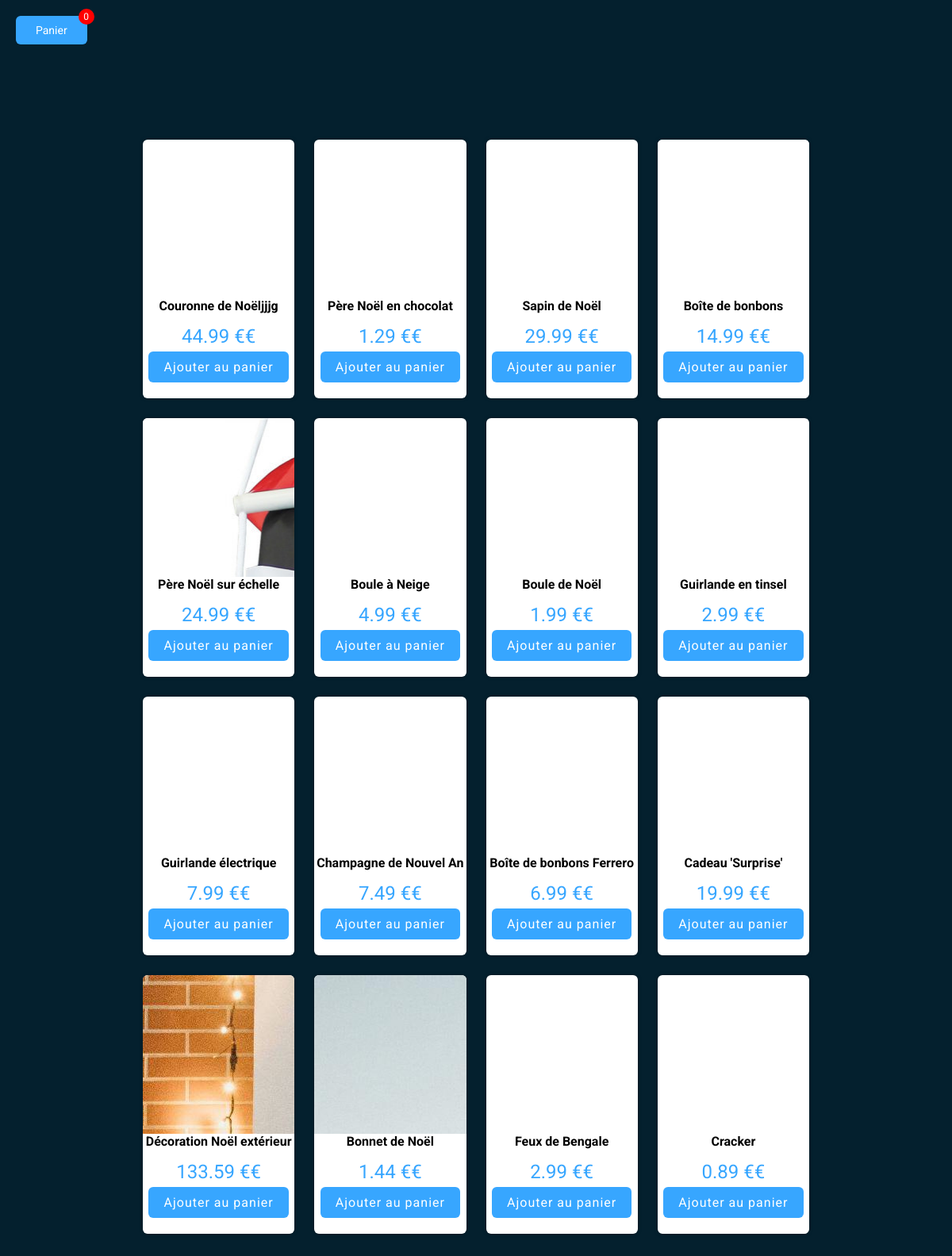
The page / on the database its author committed.
### tables this page shows
CREATE TABLE `goods` (
  `id` int(11) NOT NULL,
  `name` varchar(255) NOT NULL,
  `price` varchar(255) NOT NULL,
  `image` varchar(255) NOT NULL
);

### index.php (the view, shortened to what this page needs)
<!DOCTYPE html>
<html lang="fr">
<head>
    <link rel="stylesheet" href="style.css">
</head>
<body>
    <a href="panier.php" class="link">Panier<span><?=array_sum($_SESSION['panier'])?></span></a>
    <section class="products_list">
        <?php
        include_once "con_dbb.php";
         $req = mysqli_query($con, "SELECT * FROM goods");
         while($row = mysqli_fetch_assoc($req)){
        ?>
        <form action="" class="product">
            <div class="image_product" style="background-image: url('<?= $row['image'] ?>');">
            </div>
            <div class="content">
                <h4 class="name"><?=$row['name']?></h4>
                <h2 class="price"><?=$row['price']?>€</h2>
                <a href="ajouter_panier.php?id=<?=$row['id']?>" class="id_product">Ajouter au panier</a>
            </div>
        </form>
        <?php } ?>
    </section>
</body>
</html>

### style.css (style rules this page uses)
* { margin: 0; padding: 0; box-sizing: border-box; font-family: 'Roboto', sans-serif; }
body { display: flex; flex-direction: column; min-height: 100vh; background-color: #04202e; }
.link { margin: 20px; width: fit-content; position: relative; text-decoration: 0; background-color: #37a6ff; color: #fff; padding: 10px 25px; border-radius: 6px; font-size: 14px; }
span { position: absolute; top: -9px; right: -9px; background-color: red; height: 20px; width: 20px; display: flex; align-items: center; justify-content: center; border-radius: 50%; font-size: 12px; color: #fff; }
.products_list { margin: 100px auto; position: relative; width: 70%; display: grid; grid-template-columns: repeat(auto-fit,minmax(170px,1fr)); grid-gap: 25px; }
.product { background-color: #fff; width: 100%; box-shadow: 0 0 5px rgba(0,0,0,0.3); border-radius: 6px; overflow: hidden; transition: 0.5s; }
.image_product { height: 200px; width: 100%; display: flex; align-items: center; justify-content: center; }
.content { margin-top: 0px; margin-bottom: 30px; height: fit-content; text-align: center; }
.price { margin: 15px 0; font-weight: 400; color: #37a6ff; }
.id_product { text-align: center; text-decoration: 0; background-color: #37a6ff; letter-spacing: 1px; color: #fff; padding: 10px 10%; border-radius: 6px; }

### rows shown on the page
goods: name "Couronne de Noëljjjg", price "44.99 €"
goods: name "Père Noël en chocolat", price "1.29 €"
goods: name "Sapin de Noël", price "29.99 €"
goods: image (picture), name "Boîte de bonbons", price "14.99 €"
goods: image (picture), name "Père Noël sur échelle", price "24.99 €"
goods: name "Boule à Neige", price "4.99 €"
goods: name "Boule de Noël", price "1.99 €"
goods: name "Guirlande en tinsel", price "2.99 €"
goods: name "Guirlande électrique", price "7.99 €"
goods: name "Champagne de Nouvel An", price "7.49 €"
goods: name "Boîte de bonbons Ferrero", price "6.99 €"
goods: name "Cadeau 'Surprise'", price "19.99 €"
goods: image (picture), name "Décoration Noël extérieur", price "133.59 €"
goods: image (picture), name "Bonnet de Noël", price "1.44 €"
goods: name "Feux de Bengale", price "2.99 €"
goods: name "Cracker", price "0.89 €"

### other values the page prints
array_sum($_SESSION['panier']) "0"
